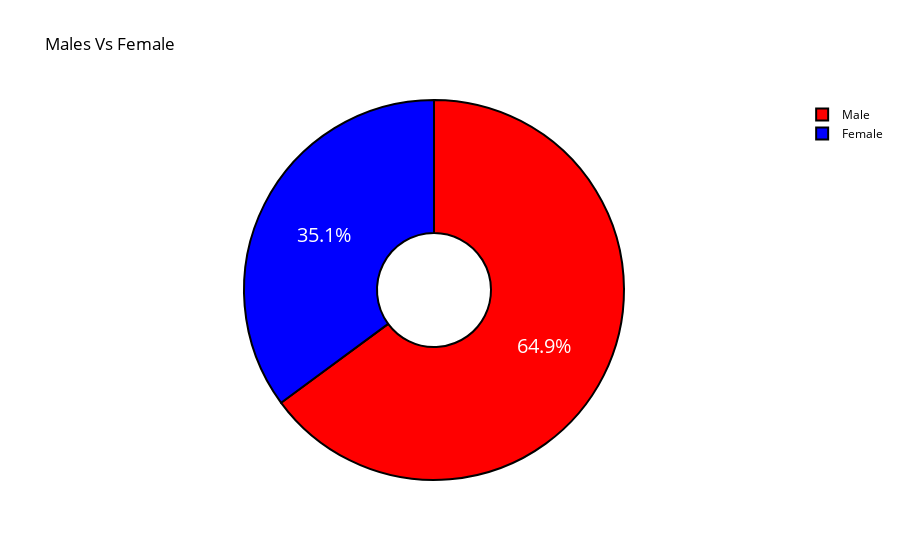

The code cell stored with this chart in its notebook:
### Code cell
colors = ['red', 'blue']
labels = ['Male','Female']
values = df['sex'].value_counts()/df['sex'].shape[0]

fig = go.Figure(data=[go.Pie(labels=labels, values=values, hole=.3)])
fig.update_traces(hoverinfo='label+percent', textinfo='percent', textfont_size=20,
                  marker=dict(colors=colors, line=dict(color='#000000', width=2)))
fig.update_layout(
    title_text="Males Vs Female",
    title_font_color="black",
    legend_title_font_color="yellow",
    paper_bgcolor="white",
    plot_bgcolor='black',
    font_color="black",
)
fig.show()

### Figure 1 — Plotly figure (JSON) as saved in the notebook; plotly's stock layout.template omitted (floating-point values rounded to 4 significant figures)
{"data": [{"hole": 0.3, "hoverinfo": "label+percent", "labels": ["Male", "Female"], "marker": {"colors": ["red", "blue"], "line": {"color": "#000000", "width": 2}}, "textfont": {"size": 20}, "textinfo": "percent", "type": "pie", "values": [0.6488, 0.3512]}], "layout": {"font": {"color": "black"}, "legend": {"title": {"font": {"color": "yellow"}}}, "paper_bgcolor": "white", "plot_bgcolor": "black", "title": {"font": {"color": "black"}, "text": "Males Vs Female"}}}
